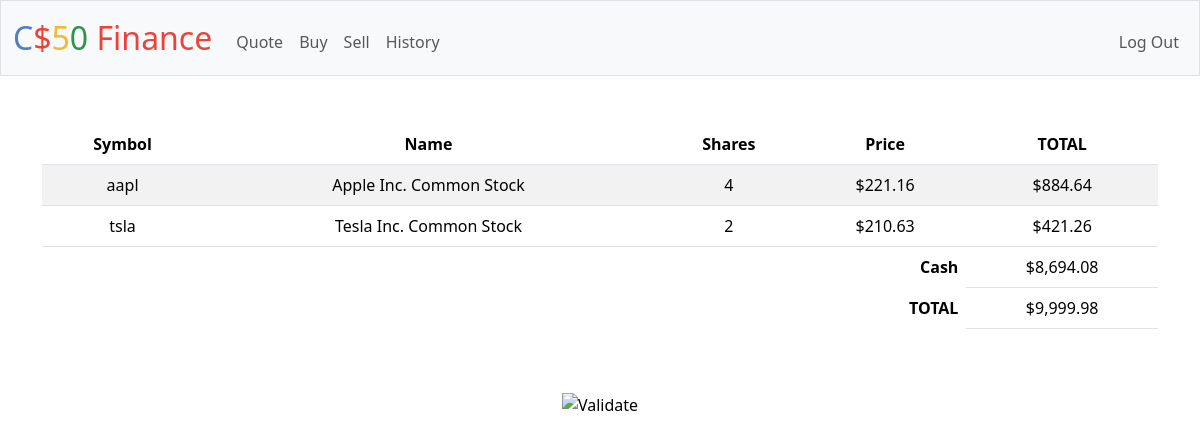
Page / (signed in) on the committed database.
### tables this page shows
CREATE TABLE transactions (
    id INTEGER PRIMARY KEY AUTOINCREMENT,
    user_id INTEGER NOT NULL,
    name TEXT NOT NULL,
    shares INTEGER NOT NULL,
    price NUMERIC NOT NULL, 
    type TEXT NOT NULL,
    symbol TEXT NOT NULL,
    time TIMESTAMP DEFAULT CURRENT_TIMESTAMP,
    FOREIGN KEY(user_id) REFERENCES users(id)
);

CREATE TABLE users (id INTEGER PRIMARY KEY AUTOINCREMENT NOT NULL, username TEXT NOT NULL, hash TEXT NOT NULL, cash NUMERIC NOT NULL DEFAULT 10000.00);

### app.py (the view)
@app.route("/")
@login_required
def index():
    user_id = session["user_id"]
    stocks = db.execute("SELECT symbol, name, price, SUM(shares) as totalShares FROM transactions WHERE user_id = ? GROUP BY symbol", user_id)
    cash = db.execute("SELECT cash FROM users WHERE id = ?", user_id)[0]["cash"]
    total = cash
    for stock in stocks:
        total += stock["price"] * stock["totalShares"]
    return render_template("index.html", stocks = stocks, cash = cash, usd=usd, total = total)

### app.py (called while the page is built)
@app.after_request
def after_request(response):
    response.headers["Cache-Control"] = "no-cache, no-store, must-revalidate"
    response.headers["Expires"] = 0
    response.headers["Pragma"] = "no-cache"
    return response

### helpers.py (called while the page is built)
def login_required(f):
    @wraps(f)
    def decorated_function(*args, **kwargs):
        if session.get("user_id") is None:
            return redirect("/login")
        return f(*args, **kwargs)
    return decorated_function

def usd(value):
    return f"${value:,.2f}"

### templates/index.html (shortened to what this page needs)
{% extends "layout.html" %}
{% block main %}
    <table class="table table-striped">
        <thead>
            <tr>
                <th>Symbol</th>
                <th>Name</th>
                <th>Shares</th>
                <th>Price</th>
                <th>TOTAL</th>
            </tr>
        </thead>
        <tbody>
            {% for stock in stocks %}
            <tr>
                <td> {{ stock["symbol"] }} </td>
                <td> {{ stock["name"] }} </td>
                <td> {{ stock["totalShares" ]}} </td>
                <td> {{ usd(stock["price"] )}} </td>
                <td> {{ usd(stock["totalShares" ] * stock["price"])}} </td>
            </tr>
            {% endfor %}
        </tbody>
        <tfoot>
            <tr>
                <td class="border-0 fw-bold text-end" colspan="4">Cash</td>
                <td>{{ usd(cash) }}</td>
            </tr>
            <tr>
                <td class="border-0 fw-bold text-end" colspan="4">TOTAL</td>
                <td>{{ usd(total)}}</td>
            </tr>
        </tfoot>
    </table>
{% endblock %}

### rows in the picture
transactions: symbol "aapl", name "Apple Inc. Common Stock", stock "4", price "$221.16", price "$884.64"
transactions: symbol "tsla", name "Tesla Inc. Common Stock", shares "2", price "$210.63", price "$421.26"
users: cash "$8,694.08"

### other values in the picture
{{ usd(total) }} "$9,999.98"
